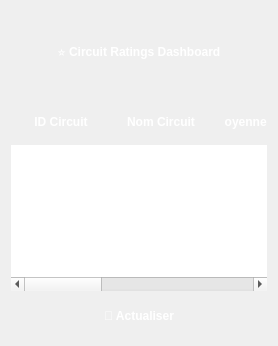
      <widget class="QWidget" name="tabCircuitMetier">
       <attribute name="title">
        <string>metier</string>
       </attribute>
       <layout class="QVBoxLayout" name="verticalLayout_metier">
        <item>
         <widget class="QFrame" name="frame_header">
          <property name="styleSheet">
           <string notr="true">QFrame {
   background: qlineargradient(x1:0, y1:0, x2:1, y2:1,
       stop:0 #667eea, stop:1 #764ba2);
   border-radius: 20px;
   margin: 10px;
}</string>
          </property>
          <property name="frameShape">
           <enum>QFrame::Shape::StyledPanel</enum>
          </property>
          <layout class="QVBoxLayout" name="verticalLayout_header">
           <item>
            <widget class="QLabel" name="label_metier_title">
             <property name="styleSheet">
              <string notr="true">font: 24pt &quot;Segoe UI&quot;; font-weight: bold; color: white;
text-shadow: 2px 2px 4px rgba(0,0,0,0.3);
margin: 15px;</string>
             </property>
             <property name="text">
              <string>⭐ Circuit Ratings Dashboard</string>
             </property>
             <property name="alignment">
              <set>Qt::AlignmentFlag::AlignCenter</set>
             </property>
            </widget>
           </item>
          </layout>
         </widget>
        </item>
        <item>
         <widget class="QTableWidget" name="tableWidget_circuit_ratings">
          <property name="styleSheet">
           <string notr="true">QTableWidget {
   background: qlineargradient(x1:0, y1:0, x2:0, y2:1,
       stop:0 #2c3e50, stop:1 #34495e);
   color: white;
   gridline-color: rgba(255,255,255,0.1);
   border: none;
   border-radius: 15px;
   selection-background-color: rgba(102, 126, 234, 0.3);
   alternate-background-color: rgba(255,255,255,0.02);
}
QHeaderView::section {
   background: qlineargradient(x1:0, y1:0, x2:0, y2:1,
       stop:0 #667eea, stop:1 #764ba2);
   color: white;
   padding: 12px;
   border: none;
   font-weight: bold;
   font: 12pt &quot;Segoe UI&quot;;
   border-radius: 10px;
   margin: 2px;
}
QTableWidget::item {
   padding: 8px;
   border-bottom: 1px solid rgba(255,255,255,0.1);
   border-radius: 5px;
   margin: 2px;
}
QTableWidget::item:hover {
   background-color: rgba(102, 126, 234, 0.1);
}
QTableWidget::item:selected {
   background: qlineargradient(x1:0, y1:0, x2:0, y2:1,
       stop:0 #667eea, stop:1 #764ba2);
   color: white;
}
QScrollBar:vertical {
   background: #34495e;
   width: 12px;
   border-radius: 6px;
}
QScrollBar::handle:vertical {
   background: qlineargradient(x1:0, y1:0, x2:0, y2:1,
       stop:0 #667eea, stop:1 #764ba2);
   border-radius: 6px;
   min-height: 30px;
}
QScrollBar::add-line:vertical, QScrollBar::sub-line:vertical {
   background: none;
}</string>
          </property>
          <column>
           <property name="text">
            <string>ID Circuit</string>
           </property>
          </column>
          <column>
           <property name="text">
            <string>Nom Circuit</string>
           </property>
          </column>
          <column>
           <property name="text">
            <string>Moyenne Rating</string>
           </property>
          </column>
          <column>
           <property name="text">
            <string>Total Ratings</string>
           </property>
          </column>
          <column>
           <property name="text">
            <string>Étoiles</string>
           </property>
          </column>
          <column>
           <property name="text">
            <string>Action</string>
           </property>
          </column>
         </widget>
        </item>
        <item>
         <layout class="QHBoxLayout" name="horizontalLayout_metier_buttons">
          <item>
           <spacer name="horizontalSpacer_metier_left">
            <property name="orientation">
             <enum>Qt::Orientation::Horizontal</enum>
            </property>
            <property name="sizeHint" stdset="0">
             <size>
              <width>40</width>
              <height>20</height>
             </size>
            </property>
           </spacer>
          </item>
          <item>
           <widget class="QPushButton" name="pushButton_refresh_ratings">
            <property name="styleSheet">
             <string notr="true">QPushButton {
   background: qlineargradient(x1:0, y1:0, x2:0, y2:1,
       stop:0 #667eea, stop:1 #764ba2);
   color: white;
   border: none;
   border-radius: 25px;
   padding: 12px 24px;
   font: 14pt &quot;Segoe UI&quot;;
   font-weight: bold;
   box-shadow: 0 4px 15px rgba(102, 126, 234, 0.3);
}
QPushButton:hover {
   background: qlineargradient(x1:0, y1:0, x2:0, y2:1,
       stop:0 #764ba2, stop:1 #667eea);
   box-shadow: 0 6px 20px rgba(102, 126, 234, 0.4);
   transform: translateY(-1px);
}
QPushButton:pressed {
   background: qlineargradient(x1:0, y1:0, x2:0, y2:1,
       stop:0 #5a6fd8, stop:1 #6b5b95);
   box-shadow: 0 2px 10px rgba(102, 126, 234, 0.3);
   transform: translateY(1px);
}</string>
            </property>
            <property name="text">
             <string>🔄 Actualiser</string>
            </property>
           </widget>
          </item>
          <item>
           <spacer name="horizontalSpacer_metier_right">
            <property name="orientation">
             <enum>Qt::Orientation::Horizontal</enum>
            </property>
            <property name="sizeHint" stdset="0">
             <size>
              <width>40</width>
              <height>20</height>
             </size>
            </property>
           </spacer>
          </item>
         </layout>
        </item>
       </layout>
      </widget>
